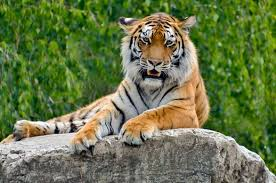
#> input picture Open cv Phase 2/Image Resizing & Shaping/tiger_image.jpg, 276 x 183 px, found by its file name
$ python image_rotation.py
#> lines starting #> are read from the running program, lines starting #| are printed output that depends on the picture
# Import the OpenCV library for image processing
import cv2

# Load the image from the specified file path
# The image is returned as a NumPy array in BGR color format
image = cv2.imread('Image Resizing & Shaping/tiger_image.jpg')
#> image is the input picture: shape (183, 276, 3); mean B, G, R 73.2, 118.2, 104.2

# Check if the image was successfully loaded
if image is None:
    # Print error message if the image file could not be found or loaded
    print('could not load the image')

else:
    # Get the height and width of the image from its shape attribute
    # image.shape returns (height, width, channels) for color images
    # [:2] extracts only the height and width, ignoring the number of channels
    (h, w) = image.shape[:2]
#> h = 183; w = 276

    # Calculate the center point of the image
    # Center coordinates are (width/2, height/2)
    # Using integer division (//) to get pixel coordinates
    center = (w//2, h//2)
#> center = (138, 91)

    # Create a rotation matrix for rotating the image 90 degrees around its center
    # cv2.getRotationMatrix2D parameters:
    #   - center: the point of rotation (x, y)
    #   - 90: rotation angle in degrees (counter-clockwise for positive values)
    #   - 1.0: scaling factor (1.0 means no scaling, size remains the same)
    # Returns a 2x3 affine transformation matrix
    M = cv2.getRotationMatrix2D(center, 90, 1.0)
#> M = [[6.12e-17, 1, 47], [-1, 6.12e-17, 229]]

    # Apply the rotation transformation to the image
    # cv2.warpAffine parameters:
    #   - image: the source image
    #   - M: the 2x3 transformation matrix
    #   - (w, h): the output image size (same as original)
    rotated = cv2.warpAffine(image, M, (w, h))
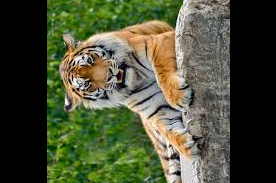
#> rotated: shape (183, 276, 3); mean B, G, R 54.4, 79.4, 74.8

    # Display the original image in a window
    cv2.imshow('original Image', image)

    # Display the rotated image in a separate window
    cv2.imshow('Rotated 90 degree' , rotated)

    # Wait indefinitely for a key press (0 means wait until user presses a key)
    cv2.waitKey(0)

    # Close all image display windows
    cv2.destroyAllWindows()
